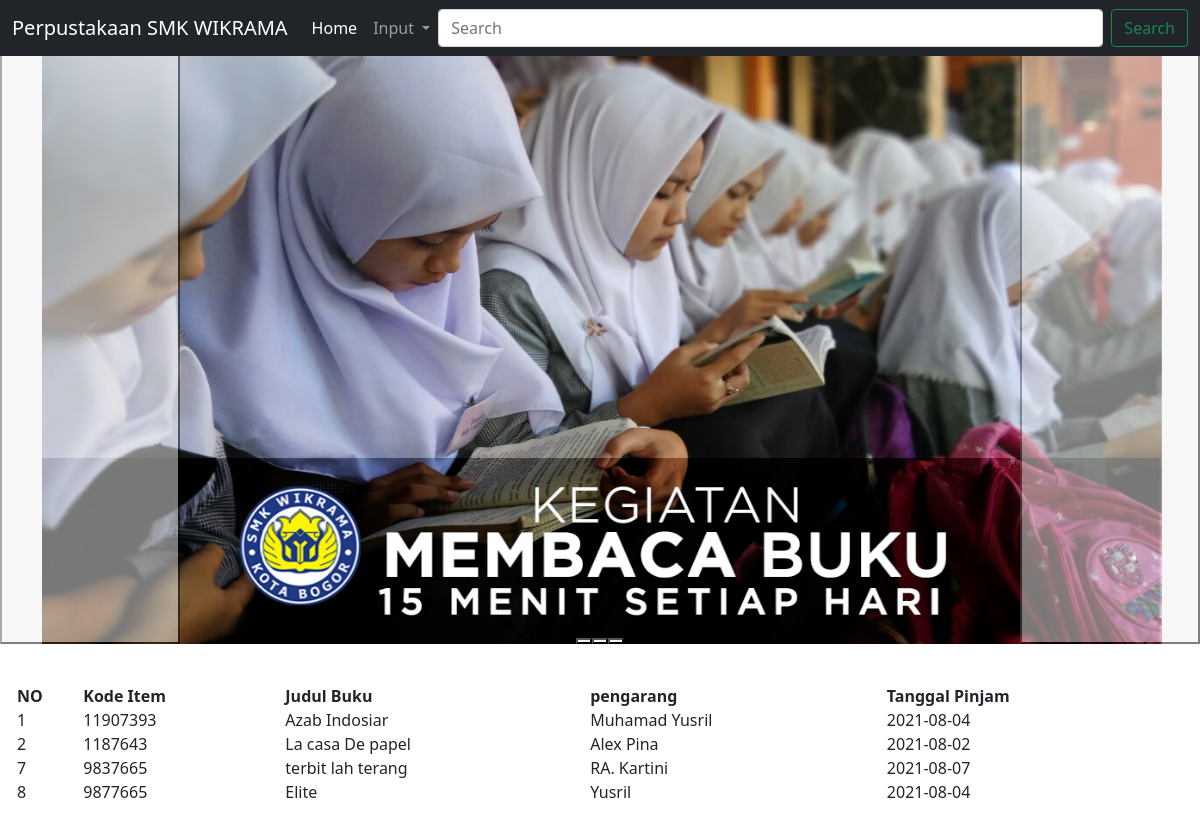
The app's page /?menu=buku with its own data.
### tables this page shows
CREATE TABLE `buku` (
  `no` int(11) NOT NULL,
  `kode` varchar(100) NOT NULL,
  `judul` varchar(100) NOT NULL,
  `pengarang` varchar(100) NOT NULL,
  `tgl` date NOT NULL
);

### library/oop.php (called while the page is built, shortened)
<?php
    class oop{
    function tampil($con, $tabel)
    {
        $sql = "SELECT * FROM $tabel";
        $jalan = mysqli_query($con, $sql);
        while ($data = mysqli_fetch_assoc($jalan))
            $isi[] = $data;
        return @$isi;
    }
    }
?>

### buku.php (the view, shortened to what this page needs)
<?php
include "config/koneksi.php";
include "library/oop.php";
$go = new oop();
$tabel = 'buku';
?>
<table id="example" class="display" style="width:100%">
    <thead>
        <tr>
            <th>NO</th>
            <th>Kode Item</th>
            <th>Judul Buku</th>
            <th>pengarang</th>
            <th>Tanggal Pinjam</th>
        </tr>
    </thead>
    <tbody>
        <?php
        $a = $go->tampil($con, $tabel);
        if ($a == "") {
            echo "
	<tr>
		<td colspan='5' align='center'>No Record</td>
	</tr>
	";
        } else {
            foreach ($a as $r) {
                $no++; ?>
                <tr>
                    <td>
                        <?php echo $r['no'] ?></td>
                    <td>
                        <?php echo $r['kode'] ?></td>
                    <td>
                        <?php echo $r['judul'] ?></td>
                    <td>
                        <?php echo $r['pengarang'] ?></td>
                    <td>
                        <?php echo $r['tgl'] ?></td>
                </tr>
        <?php
            }
        } ?>
    </tbody>

### index.php (shortened to what this page needs)
<html lang="en">
<!DOCTYPE html>
<html lang="en">
<head>
	<link href="https://cdn.jsdelivr.net/npm/bootstrap@5.0.0-beta1/dist/css/bootstrap.min.css" rel="stylesheet">
	<link href="https://cdn.datatables.net/1.10.23/css/jquery.dataTables.min.css" rel="stylesheet">
</head>
<body>
	<form method="post">
		<header>
			<nav class="navbar navbar-expand-md navbar-dark fixed-top bg-dark">
				<div class="container-fluid">
					<a class="navbar-brand" href="#">Perpustakaan SMK WIKRAMA</a>
					<div class="collapse navbar-collapse" id="navbarCollapse">
						<ul class="navbar-nav me-auto mb-2 mb-md-0">
							<li class="nav-item">
								<a class="nav-link active" aria-current="page" href="index.php">Home</a>
							</li>
							<li class="nav-item dropdown">
								<a class="nav-link dropdown-toggle" href="#" id="navbarDropdown" role="button" data-bs-toggle="dropdown" aria-expanded="false">
									Input
								</a>
							</li>
						</ul>
						<form class="d-flex">
							<input class="form-control me-2" type="search" placeholder="Search" aria-label="Search">
							<button class="btn btn-outline-success" type="submit">Search</button>
						</form>
					</div>
				</div>
			</nav>
		</header>
		<br>
		<div id="carouselExampleCaptions" class="carousel slide" data-bs-ride="carousel">
			<div class="carousel-indicators">
				<button type="button" data-bs-target="#carouselExampleCaptions" data-bs-slide-to="0" class="active" aria-current="true" aria-label="Slide 1"></button>
				<button type="button" data-bs-target="#carouselExampleCaptions" data-bs-slide-to="1" aria-label="Slide 2"></button>
				<button type="button" data-bs-target="#carouselExampleCaptions" data-bs-slide-to="2" aria-label="Slide 3"></button>
			</div>
			<div class="carousel-inner">
				<div class="container">
					<div class="carousel-item active">
						<img src="foto/images1.jpg" class="d-block" width="1120px" height="620px" alt="foto aww">
						<div class="carousel-caption d-none d-md-block">
						</div>
					</div>
				</div>
				<button class="carousel-control-prev" type="button" data-bs-target="#carouselExampleCaptions" data-bs-slide="prev">
					<span class="carousel-control-prev-icon" aria-hidden="true"></span>
				</button>
				<button class="carousel-control-next" type="button" data-bs-target="#carouselExampleCaptions" data-bs-slide="next">
					<span class="carousel-control-next-icon" aria-hidden="true"></span>
				</button>
			</div>
		</div>
		<br>
		<div class="card-body">
			<?php
			switch (@$_GET['menu']) {
				case 'buku';
					include 'buku.php';
					break;
			}
			?>
</body>
</html>

### records on screen
buku: no "1", kode "11907393", judul "Azab Indosiar", pengarang "Muhamad Yusril", tgl "2021-08-04"
buku: no "2", kode "1187643", judul "La casa De papel", pengarang "Alex Pina", tgl "2021-08-02"
buku: no "7", kode "9837665", judul "terbit lah terang", pengarang "RA. Kartini", tgl "2021-08-07"
buku: no "8", kode "9877665", judul "Elite", pengarang "Yusril", tgl "2021-08-04"
